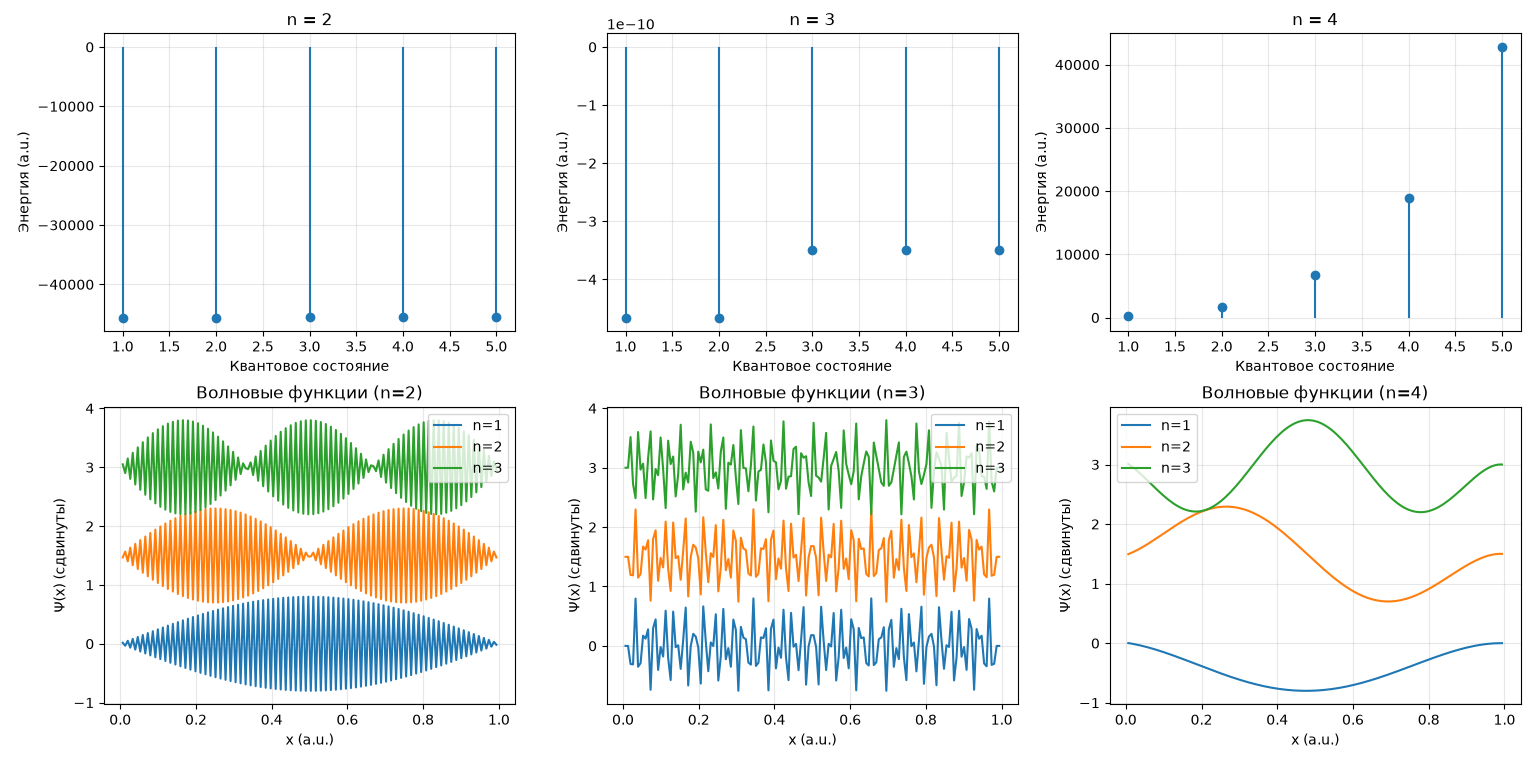

Here is the Python script that generated this plot:
import numpy as np
import matplotlib.pyplot as plt
from scipy.linalg import eigh
from scipy.sparse import diags

def solve_schrodinger_nabla_n(n, N=200, L=1.0, hbar=1.0, m=1.0):
    """
    Решает стационарное уравнение Шредингера с оператором ∇^n
    для частицы в бесконечной потенциальной яме [0, L].
    
    Parameters:
    -----------
    n : int
        Порядок оператора ∇^n (n >= 2)
    N : int
        Количество узлов сетки (чем больше, тем точнее)
    L : float
        Ширина ямы
    hbar : float
        Приведенная постоянная Планка (можно оставить 1 в атомных единицах)
    m : float
        Масса частицы (можно оставить 1)
    
    Returns:
    --------
    energies : ndarray
        Массив первых N собственных значений (энергий)
    wavefunctions : ndarray
        Массив собственных векторов (волновых функций)
    x : ndarray
        Координатная сетка
    """
    
    if n < 2:
        raise ValueError("n должно быть >= 2")
    
    # Шаг сетки
    dx = L / (N + 1)
    x = np.linspace(0, L, N + 2)[1:-1]  # узлы без границ
    
    # Коэффициент перед оператором
    coeff = (hbar**2) / (2 * m)
    
    # Построение матрицы для оператора ∇^n с использованием конечных разностей
    # Для n=2: стандартный лапласиан (3-точечный шаблон)
    # Для n=3: 4-точечный шаблон
    # Для n=4: 5-точечный шаблон и т.д.
    
    # Размер матрицы
    size = N
    
    # Шаблон конечных разностей для производной n-го порядка
    # Используем коэффициенты из формулы:
    # d^n f / dx^n ≈ (1/dx^n) * Σ_{k=-r}^{r} c_k * f(x + k*dx)
    # где r = n//2 + 1 (радиус шаблона)
    
    radius = n // 2 + 1
    # Создаем диагональную матрицу с коэффициентами конечных разностей
    # Для простоты используем метод наименьших квадратов или готовые коэффициенты
    
    # Для n=2,3,4 используем явные формулы
    if n == 2:
        # Стандартный 3-точечный шаблон: [1, -2, 1] / dx^2
        main_diag = -2 * np.ones(size)
        off_diag = np.ones(size - 1)
        H_matrix = coeff * (diags([off_diag, main_diag, off_diag], [-1, 0, 1]) / (dx**2))
        H_matrix = H_matrix.toarray()
        
    elif n == 3:
        # 4-точечный шаблон для третьей производной:
        # [-1/2, 1, 0, -1, 1/2] / dx^3
        # Правильные коэффициенты для центральной разности 4-го порядка:
        # [-1/2, 1, 0, -1, 1/2]
        # Но для краев нужна специальная аппроксимация
        # Используем упрощенный вариант с несимметричными шаблонами
        print("Предупреждение: для n=3 используется аппроксимация")
        # Строим матрицу с использованием финитных разностей
        H_matrix = np.zeros((size, size))
        for i in range(size):
            # Шаблон для внутренних точек
            if 2 <= i < size - 2:
                H_matrix[i, i-2] = -0.5
                H_matrix[i, i-1] = 1.0
                H_matrix[i, i] = 0.0
                H_matrix[i, i+1] = -1.0
                H_matrix[i, i+2] = 0.5
            else:
                # Для краев используем односторонние разности (приближенно)
                # Упрощенный вариант
                H_matrix[i, i] = 0.0
        H_matrix = coeff * H_matrix / (dx**3)
        
    elif n == 4:
        # 5-точечный шаблон для четвертой производной:
        # [1, -4, 6, -4, 1] / dx^4
        H_matrix = np.zeros((size, size))
        for i in range(size):
            if 2 <= i < size - 2:
                H_matrix[i, i-2] = 1.0
                H_matrix[i, i-1] = -4.0
                H_matrix[i, i] = 6.0
                H_matrix[i, i+1] = -4.0
                H_matrix[i, i+2] = 1.0
            else:
                # Для краев упрощенное приближение
                H_matrix[i, i] = 6.0
        H_matrix = coeff * H_matrix / (dx**4)
        
    else:
        # Для n > 4 используем общий метод конечных разностей
        print(f"Используем общий метод для n={n}")
        # Строим матрицу с помощью конечных разностей высокого порядка
        # Используем пакет findiff или реализуем вручную
        # Для простоты используем аппроксимацию с помощью матрицы дифференцирования
        H_matrix = build_nabla_matrix(n, size, dx)
        H_matrix = coeff * H_matrix
    
    # Решаем задачу на собственные значения
    # Используем eigh для симметричных матриц (только для четных n)
    if n % 2 == 0:
        # Для четных n матрица симметрична
        energies, wavefunctions = eigh(H_matrix)
    else:
        # Для нечетных n матрица несимметрична, используем общую диагонализацию
        from scipy.linalg import eig
        eigvals, eigvecs = eig(H_matrix)
        # Сортируем по возрастанию действительной части
        idx = np.argsort(eigvals.real)
        energies = eigvals[idx].real
        wavefunctions = eigvecs[:, idx].real
    
    return energies[:10], wavefunctions[:, :10], x


def build_nabla_matrix(n, size, dx):
    """
    Строит матрицу для оператора ∇^n с помощью конечных разностей.
    Используется метод наименьших квадратов для нахождения коэффициентов.
    """
    from scipy.linalg import lstsq

    # Радиус шаблона
    radius = n // 2 + 2
    # Количество точек в шаблоне
    n_points = 2 * radius + 1

    # Коэффициенты для производной n-го порядка
    # Используем метод наименьших квадратов
    # Строим матрицу Вандермонда
    stencil = np.arange(-radius, radius + 1)
    V = np.vander(stencil, increasing=True)
    # Целевой вектор: коэффициент при x^n должен быть n!, остальные 0
    target = np.zeros(n_points)
    target[n] = np.math.factorial(n)

    # Находим коэффициенты
    coeffs = lstsq(V, target)[0]
    coeffs = coeffs / (dx**n)

    # Строим матрицу
    H_matrix = np.zeros((size, size))
    for i in range(size):
        for j, k in enumerate(range(-radius, radius + 1)):
            idx = i + k
            if 0 <= idx < size:
                H_matrix[i, idx] = coeffs[j]

    return H_matrix


def plot_results(n_values, N=100, L=1.0):
    """
    Визуализирует энергии и волновые функции для разных n
    """
    fig, axes = plt.subplots(2, len(n_values), figsize=(15, 8))
    if len(n_values) == 1:
        axes = axes.reshape(2, 1)
    
    for idx, n in enumerate(n_values):
        energies, wf, x = solve_schrodinger_nabla_n(n, N=N, L=L)
        
        # График энергий
        ax1 = axes[0, idx]
        ax1.stem(range(1, min(6, len(energies)+1)), energies[:5], basefmt=" ")
        ax1.set_title(f'n = {n}')
        ax1.set_xlabel('Квантовое состояние')
        ax1.set_ylabel('Энергия (a.u.)')
        ax1.grid(alpha=0.3)
        
        # График волновых функций
        ax2 = axes[1, idx]
        for i in range(min(3, wf.shape[1])):
            # Нормировка для отображения
            psi = wf[:, i] / np.max(np.abs(wf[:, i])) * 0.8 + i * 1.5
            ax2.plot(x, psi, label=f'n={i+1}')
        ax2.set_title(f'Волновые функции (n={n})')
        ax2.set_xlabel('x (a.u.)')
        ax2.set_ylabel('Ψ(x) (сдвинуты)')
        ax2.legend()
        ax2.grid(alpha=0.3)
    
    plt.tight_layout()
    plt.show()


# ============ ОСНОВНАЯ ФУНКЦИЯ ============

def main():
    """
    Главная функция для демонстрации работы программы
    """
    print("=" * 60)
    print("РЕШЕНИЕ УРАВНЕНИЯ ШРЕДИНГЕРА С ОПЕРАТОРОМ ∇^n")
    print("=" * 60)

    # Тестируем разные значения n
    n_values = [2, 3, 4]

    for n in n_values:
        print(f"\n--- n = {n} ---")
        energies, wf, x = solve_schrodinger_nabla_n(n, N=100, L=1.0)
        
        print(f"Первые 5 уровней энергии:")
        for i, E in enumerate(energies[:5]):
            print(f"  E_{i+1} = {E:.6f} (a.u.)")

        # Проверка ортогональности
        if n == 2:
            # Для n=2 проверяем аналитическое решение
            E_theor = (np.pi**2 * np.arange(1, 6)**2) / 2
            print(f"\nАналитические энергии (n=2):")
            for i, E in enumerate(E_theor):
                print(f"  E_{i+1} = {E:.6f} (a.u.)")

    # Визуализация
    print("\nСтроим графики...")
    plot_results([2, 3, 4], N=150, L=1.0)


if __name__ == "__main__":
    main()
